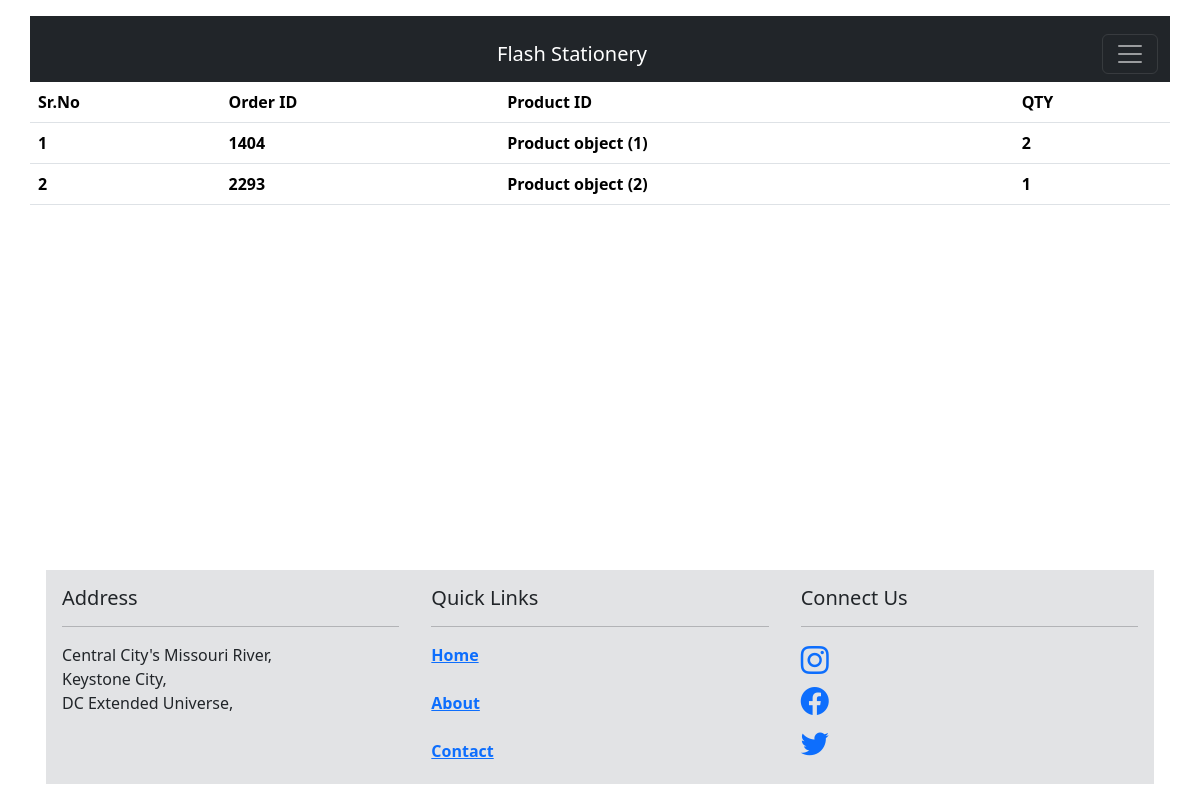
/showorders/ (signed in), run on the app's committed database.
### stationeryapp/models.py (models this page shows)
class Order(models.Model):
    order_id = models.IntegerField(primary_key=True)
    userid = models.ForeignKey(User, on_delete=models.CASCADE,null=True, blank=True)
    product_id = models.ForeignKey(Product, on_delete=models.CASCADE)
    qty = models.PositiveIntegerField(default=0)

class Product(models.Model):
    userid = models.ForeignKey(User, on_delete=models.CASCADE,null=True, blank=True)
    product_id = models.IntegerField(primary_key=True)
    product_name = models.CharField(max_length=55)
    type = (("pen", "pen"), ("notebook", "notebook"), ("calculator", "calculator") , ("otherproduct", "otherproduct"))
    category = models.CharField(max_length=100, choices=type, default="")
    desc = models.TextField(max_length=255)
    price = models.IntegerField()
    image = models.ImageField(upload_to="pics")
    objects = models.Manager()
    prod = CustomManager()

### stationeryapp/views.py (the view)
# urls.py: path('showorders/',views.showorders,name='showorders'),
def showorders(req):
    if req.user.is_authenticated:
        user=req.user
        allorders = Order.objects.filter(userid=user)
        context = {"allorders": allorders, "username": user}
        return render(req, "orders.html", context)
    else:
        user=None
        return redirect('/userlogin')

### templates/orders.html
{% include 'header.html' %}
<div class="container">
    <div class="row">
        <table class="table table-border">
            <tr>
                <th>Sr.No</th>
                <th>Order ID</th>
                <th>Product ID</th>
                <th>QTY</th>
            </tr>
            {% for x in allorders %}
                <tr>
                <th>{{forloop.counter}}</th>
                <th>{{x.order_id}}</th>
                <th>{{x.product_id}}</th>
                <th>{{x.qty}}</th>
                </tr>
            {% endfor %}
        </table>
    </div>
    </div>
{% include 'footer.html' %}

### data on the page
Order: order_id "1404", product_id "Product object (1)", qty "2"
Order: order_id "2293", product_id "Product object (2)", qty "1"
